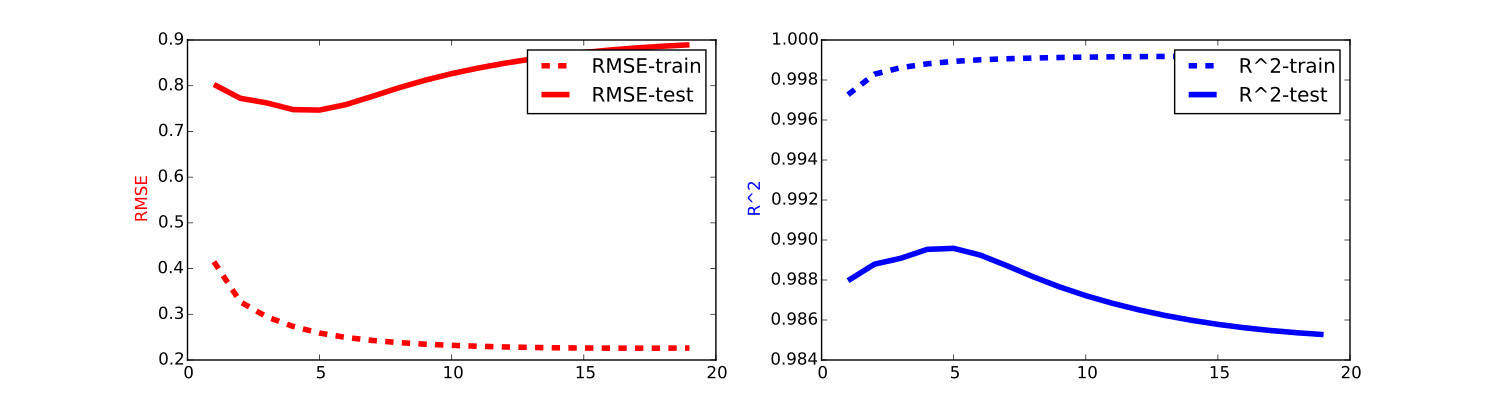

Recreate this plot in Python.
from fastFM import als
from fastFM.datasets import make_user_item_regression
from sklearn.metrics import mean_squared_error, r2_score
import numpy as np

X, y, coef = make_user_item_regression(label_stdev=.4)
from sklearn.cross_validation import train_test_split
X_train, X_test, y_train, y_test = train_test_split(
    X, y, test_size=0.33, random_state=42)

n_iter = 20
step_size = 1
l2_reg_w = 0
l2_reg_V = 0

fm = als.FMRegression(n_iter=0, l2_reg_w=0.1, l2_reg_V=0.1, rank=4)
# Allocates and initalizes the model parameter.
fm.fit(X_train, y_train)

rmse_train = []
rmse_test = []
r2_score_train = []
r2_score_test = []

for i in range(1, n_iter):
    fm.fit(X_train, y_train, n_more_iter=step_size)
    y_pred = fm.predict(X_test)

    rmse_train.append(np.sqrt(mean_squared_error(fm.predict(X_train), y_train)))
    rmse_test.append(np.sqrt(mean_squared_error(fm.predict(X_test), y_test)))

    r2_score_train.append(r2_score(fm.predict(X_train), y_train))
    r2_score_test.append(r2_score(fm.predict(X_test), y_test))


from matplotlib import pyplot as plt
fig, axes = plt.subplots(ncols=2, figsize=(15, 4))

x = np.arange(1, n_iter) * step_size
with plt.style.context('fivethirtyeight'):
    axes[0].plot(x, rmse_train, label='RMSE-train', color='r', ls="--")
    axes[0].plot(x, rmse_test, label='RMSE-test', color='r')
    axes[1].plot(x, r2_score_train, label='R^2-train', color='b', ls="--")
    axes[1].plot(x, r2_score_test, label='R^2-test', color='b')
axes[0].set_ylabel('RMSE', color='r')
axes[1].set_ylabel('R^2', color='b')
axes[0].legend()
axes[1].legend()
